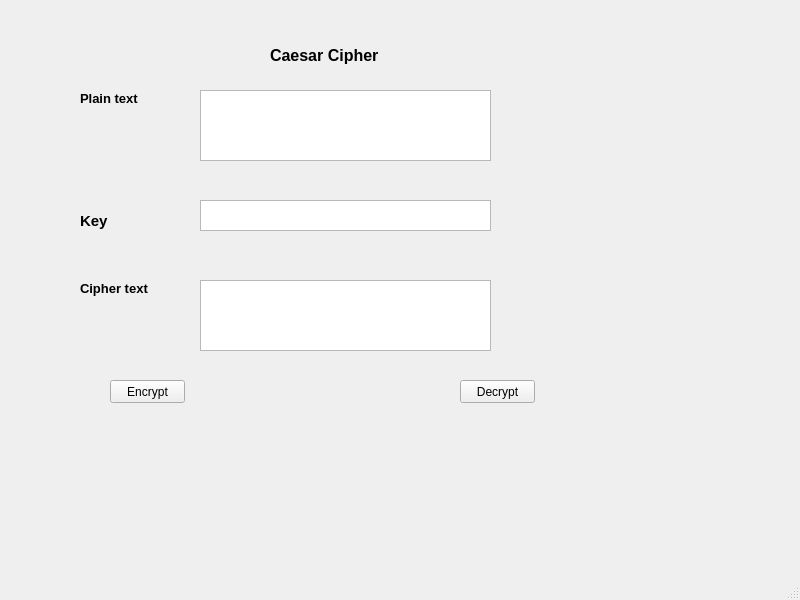
<?xml version="1.0" encoding="UTF-8"?>
<ui version="4.0">
 <class>MainWindow</class>
 <widget class="QMainWindow" name="MainWindow">
  <property name="geometry">
   <rect>
    <x>0</x>
    <y>0</y>
    <width>800</width>
    <height>600</height>
   </rect>
  </property>
  <property name="windowTitle">
   <string>MainWindow</string>
  </property>
  <widget class="QWidget" name="centralwidget">
   <widget class="QLabel" name="label">
    <property name="geometry">
     <rect>
      <x>270</x>
      <y>40</y>
      <width>121</width>
      <height>31</height>
     </rect>
    </property>
    <property name="font">
     <font>
      <pointsize>12</pointsize>
      <weight>75</weight>
      <bold>true</bold>
     </font>
    </property>
    <property name="text">
     <string>Caesar Cipher</string>
    </property>
   </widget>
   <widget class="QLabel" name="label1">
    <property name="geometry">
     <rect>
      <x>80</x>
      <y>90</y>
      <width>71</width>
      <height>16</height>
     </rect>
    </property>
    <property name="font">
     <font>
      <pointsize>10</pointsize>
      <weight>75</weight>
      <bold>true</bold>
     </font>
    </property>
    <property name="text">
     <string>Plain text</string>
    </property>
   </widget>
   <widget class="QTextEdit" name="txt_plain_text">
    <property name="geometry">
     <rect>
      <x>200</x>
      <y>90</y>
      <width>291</width>
      <height>71</height>
     </rect>
    </property>
   </widget>
   <widget class="QLabel" name="label2">
    <property name="geometry">
     <rect>
      <x>80</x>
      <y>210</y>
      <width>47</width>
      <height>21</height>
     </rect>
    </property>
    <property name="font">
     <font>
      <pointsize>11</pointsize>
      <weight>75</weight>
      <bold>true</bold>
     </font>
    </property>
    <property name="text">
     <string>Key</string>
    </property>
   </widget>
   <widget class="QTextEdit" name="txt_cipher_text">
    <property name="geometry">
     <rect>
      <x>200</x>
      <y>280</y>
      <width>291</width>
      <height>71</height>
     </rect>
    </property>
   </widget>
   <widget class="QLabel" name="label3">
    <property name="geometry">
     <rect>
      <x>80</x>
      <y>280</y>
      <width>71</width>
      <height>16</height>
     </rect>
    </property>
    <property name="font">
     <font>
      <pointsize>10</pointsize>
      <weight>75</weight>
      <bold>true</bold>
     </font>
    </property>
    <property name="text">
     <string>Cipher text</string>
    </property>
   </widget>
   <widget class="QTextEdit" name="txt_key">
    <property name="geometry">
     <rect>
      <x>200</x>
      <y>200</y>
      <width>291</width>
      <height>31</height>
     </rect>
    </property>
   </widget>
   <widget class="QPushButton" name="btn_encrypt">
    <property name="geometry">
     <rect>
      <x>110</x>
      <y>380</y>
      <width>75</width>
      <height>23</height>
     </rect>
    </property>
    <property name="text">
     <string>Encrypt</string>
    </property>
   </widget>
   <widget class="QPushButton" name="btn_decrypt">
    <property name="geometry">
     <rect>
      <x>460</x>
      <y>380</y>
      <width>75</width>
      <height>23</height>
     </rect>
    </property>
    <property name="text">
     <string>Decrypt</string>
    </property>
   </widget>
  </widget>
  <widget class="QMenuBar" name="menubar">
   <property name="geometry">
    <rect>
     <x>0</x>
     <y>0</y>
     <width>800</width>
     <height>21</height>
    </rect>
   </property>
  </widget>
  <widget class="QStatusBar" name="statusbar"/>
 </widget>
 <resources/>
 <connections/>
</ui>
